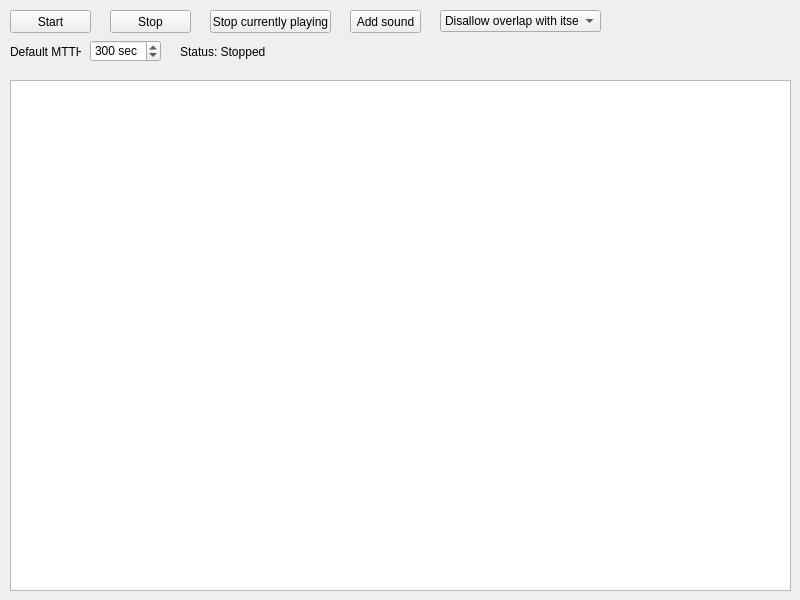
<?xml version="1.0" encoding="UTF-8"?>
<ui version="4.0">
 <class>MainWindow</class>
 <widget class="QMainWindow" name="MainWindow">
  <property name="geometry">
   <rect>
    <x>0</x>
    <y>0</y>
    <width>800</width>
    <height>600</height>
   </rect>
  </property>
  <property name="sizePolicy">
   <sizepolicy hsizetype="Fixed" vsizetype="Fixed">
    <horstretch>0</horstretch>
    <verstretch>0</verstretch>
   </sizepolicy>
  </property>
  <property name="windowTitle">
   <string>MainWindow</string>
  </property>
  <widget class="QWidget" name="centralwidget">
   <widget class="QTableWidget" name="soundListWidget">
    <property name="geometry">
     <rect>
      <x>10</x>
      <y>80</y>
      <width>781</width>
      <height>511</height>
     </rect>
    </property>
    <property name="horizontalScrollBarPolicy">
     <enum>Qt::ScrollBarAlwaysOff</enum>
    </property>
   </widget>
   <widget class="QPushButton" name="pushButtonClearPlaying">
    <property name="geometry">
     <rect>
      <x>210</x>
      <y>10</y>
      <width>121</width>
      <height>23</height>
     </rect>
    </property>
    <property name="toolTip">
     <string>Mute sounds playing right now</string>
    </property>
    <property name="text">
     <string>Stop currently playing</string>
    </property>
   </widget>
   <widget class="QPushButton" name="pushButtonAdd">
    <property name="geometry">
     <rect>
      <x>350</x>
      <y>10</y>
      <width>71</width>
      <height>23</height>
     </rect>
    </property>
    <property name="text">
     <string>Add sound</string>
    </property>
   </widget>
   <widget class="QLabel" name="labelDefaultMTTH">
    <property name="geometry">
     <rect>
      <x>10</x>
      <y>40</y>
      <width>71</width>
      <height>23</height>
     </rect>
    </property>
    <property name="toolTip">
     <string>Default mean time to happen (can be set for individual sounds)</string>
    </property>
    <property name="text">
     <string>Default MTTH</string>
    </property>
   </widget>
   <widget class="QSpinBox" name="spinBoxDefaultMTTH">
    <property name="geometry">
     <rect>
      <x>90</x>
      <y>40</y>
      <width>71</width>
      <height>22</height>
     </rect>
    </property>
    <property name="toolTip">
     <string>Default mean time to happen (can be set for individual sounds)</string>
    </property>
    <property name="accelerated">
     <bool>true</bool>
    </property>
    <property name="correctionMode">
     <enum>QAbstractSpinBox::CorrectToNearestValue</enum>
    </property>
    <property name="suffix">
     <string> sec</string>
    </property>
    <property name="minimum">
     <number>10</number>
    </property>
    <property name="maximum">
     <number>7200</number>
    </property>
    <property name="value">
     <number>300</number>
    </property>
   </widget>
   <widget class="QPushButton" name="pushButtonStart">
    <property name="geometry">
     <rect>
      <x>10</x>
      <y>10</y>
      <width>81</width>
      <height>23</height>
     </rect>
    </property>
    <property name="toolTip">
     <string>Start randomly playing enabled sounds</string>
    </property>
    <property name="text">
     <string>Start</string>
    </property>
   </widget>
   <widget class="QPushButton" name="pushButtonStop">
    <property name="geometry">
     <rect>
      <x>110</x>
      <y>10</y>
      <width>81</width>
      <height>23</height>
     </rect>
    </property>
    <property name="toolTip">
     <string>Stop playing sounds</string>
    </property>
    <property name="text">
     <string>Stop</string>
    </property>
   </widget>
   <widget class="QLabel" name="labelDefaultMTTH_3">
    <property name="geometry">
     <rect>
      <x>180</x>
      <y>40</y>
      <width>91</width>
      <height>23</height>
     </rect>
    </property>
    <property name="text">
     <string>Status: Stopped</string>
    </property>
   </widget>
   <widget class="QComboBox" name="comboBox">
    <property name="geometry">
     <rect>
      <x>440</x>
      <y>10</y>
      <width>161</width>
      <height>22</height>
     </rect>
    </property>
    <property name="sizePolicy">
     <sizepolicy hsizetype="Preferred" vsizetype="Fixed">
      <horstretch>0</horstretch>
      <verstretch>0</verstretch>
     </sizepolicy>
    </property>
    <property name="currentIndex">
     <number>1</number>
    </property>
    <item>
     <property name="text">
      <string>Disallow sound overlap</string>
     </property>
    </item>
    <item>
     <property name="text">
      <string>Disallow overlap with itself</string>
     </property>
    </item>
    <item>
     <property name="text">
      <string>Allow all overlap</string>
     </property>
    </item>
   </widget>
  </widget>
 </widget>
 <resources/>
 <connections/>
</ui>
